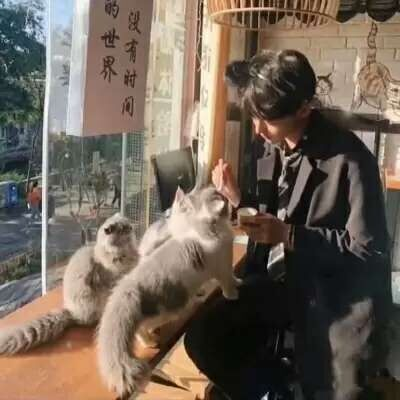
#> input picture opencv/1.jpg, 400 x 400 px, found by its file name
$ python img.py
#> lines starting #> are read from the running program, lines starting #| are printed output that depends on the picture
from PIL import Image,ImageFilter,ImageChops,ImageEnhance
from numpy import imag, size
# [45 lines of commented-out code are left out]
i1=Image.open(r'pillow\1.jpg')
#> i1 is the input picture: PIL image 400x400 RGB; mean R, G, B 112.5, 99.7, 87.6
i1.rotate(45).show()
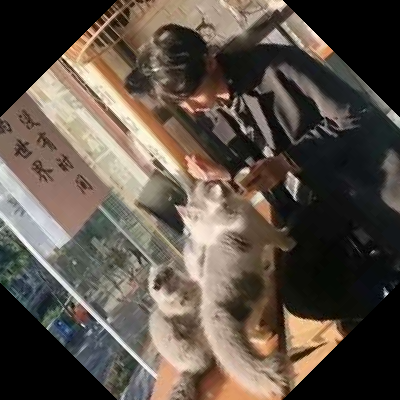
#> shown: PIL image 400x400 RGB; mean R, G, B 91.4, 81.1, 71.3


# i1=Image.open(r'pillow\1.jpg')
# # 滤镜上下左右旋转
# i1.transpose(Image.FLIP_LEFT_RIGHT).show()


i1=Image.open(r'pillow\1.jpg')
i2=Image.open(r'pillow\2.jpg')
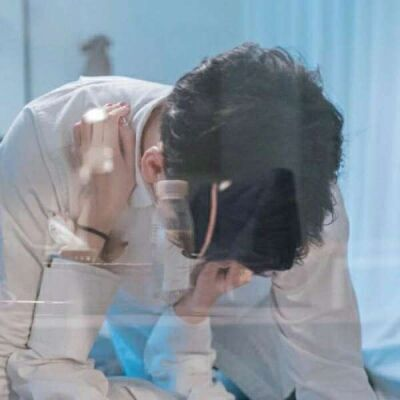
#> input picture opencv/2.jpg, 400 x 400 px, found by its file name
#> i2 is the input picture: PIL image 400x400 RGB; mean R, G, B 133.4, 145.5, 156.4
i2=i2.resize(i1.size)
r1,b1,g1=i1.split()
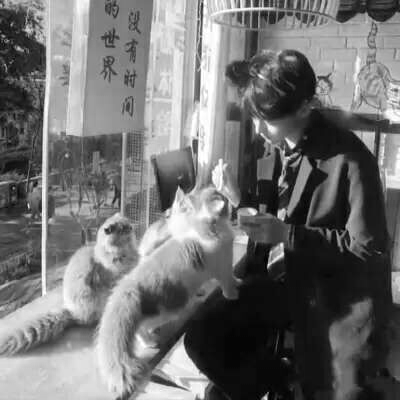
#> r1: PIL image 400x400 L; min 0, max 255, mean 112.5
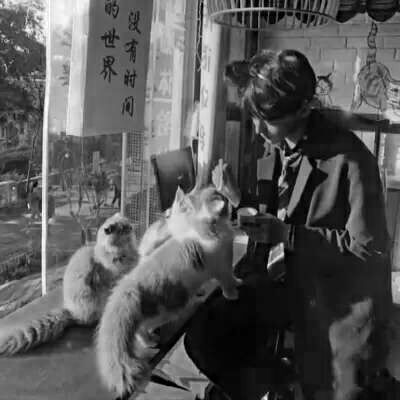
#> g1: PIL image 400x400 L; min 0, max 255, mean 87.6
r2,b2,g2=i2.split()
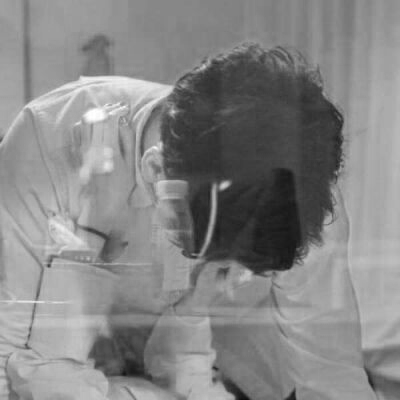
#> r2: PIL image 400x400 L; min 13, max 255, mean 133.4
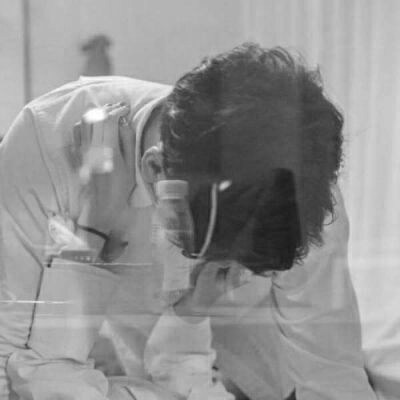
#> b2: PIL image 400x400 L; min 26, max 255, mean 145.5
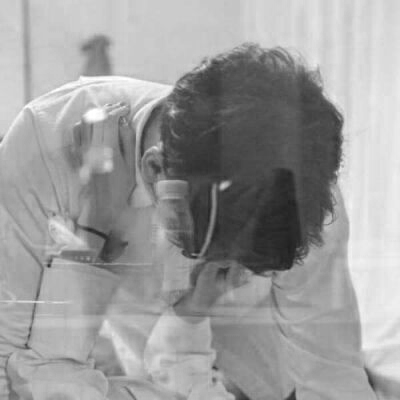
#> g2: PIL image 400x400 L; min 31, max 255, mean 156.4
# [88 lines of commented-out code are left out]
